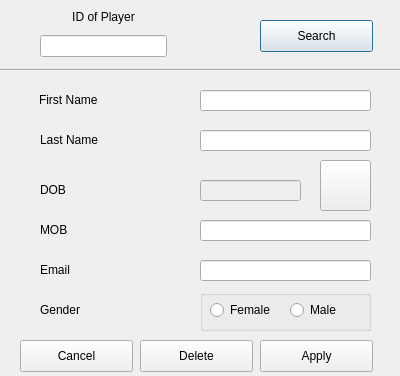
<?xml version="1.0" encoding="UTF-8"?>
<ui version="4.0">
 <class>EditPlayerDiag</class>
 <widget class="QDialog" name="EditPlayerDiag">
  <property name="geometry">
   <rect>
    <x>0</x>
    <y>0</y>
    <width>400</width>
    <height>376</height>
   </rect>
  </property>
  <property name="windowTitle">
   <string>Dialog</string>
  </property>
  <widget class="QLabel" name="label_3">
   <property name="geometry">
    <rect>
     <x>40</x>
     <y>180</y>
     <width>121</width>
     <height>20</height>
    </rect>
   </property>
   <property name="text">
    <string>DOB</string>
   </property>
  </widget>
  <widget class="QLineEdit" name="lName">
   <property name="geometry">
    <rect>
     <x>200</x>
     <y>130</y>
     <width>171</width>
     <height>21</height>
    </rect>
   </property>
  </widget>
  <widget class="QLineEdit" name="email">
   <property name="geometry">
    <rect>
     <x>200</x>
     <y>260</y>
     <width>171</width>
     <height>21</height>
    </rect>
   </property>
  </widget>
  <widget class="QLabel" name="label_2">
   <property name="geometry">
    <rect>
     <x>40</x>
     <y>130</y>
     <width>121</width>
     <height>20</height>
    </rect>
   </property>
   <property name="text">
    <string>Last Name</string>
   </property>
  </widget>
  <widget class="QLabel" name="label_6">
   <property name="geometry">
    <rect>
     <x>40</x>
     <y>300</y>
     <width>121</width>
     <height>20</height>
    </rect>
   </property>
   <property name="text">
    <string>Gender</string>
   </property>
  </widget>
  <widget class="QPushButton" name="apply">
   <property name="geometry">
    <rect>
     <x>260</x>
     <y>340</y>
     <width>113</width>
     <height>32</height>
    </rect>
   </property>
   <property name="autoFillBackground">
    <bool>false</bool>
   </property>
   <property name="text">
    <string>Apply</string>
   </property>
   <property name="autoDefault">
    <bool>false</bool>
   </property>
   <property name="default">
    <bool>true</bool>
   </property>
   <property name="flat">
    <bool>false</bool>
   </property>
  </widget>
  <widget class="QPushButton" name="cancel">
   <property name="geometry">
    <rect>
     <x>20</x>
     <y>340</y>
     <width>113</width>
     <height>32</height>
    </rect>
   </property>
   <property name="text">
    <string>Cancel</string>
   </property>
  </widget>
  <widget class="QLineEdit" name="fName">
   <property name="geometry">
    <rect>
     <x>200</x>
     <y>90</y>
     <width>171</width>
     <height>21</height>
    </rect>
   </property>
  </widget>
  <widget class="QLabel" name="label">
   <property name="geometry">
    <rect>
     <x>39</x>
     <y>90</y>
     <width>121</width>
     <height>20</height>
    </rect>
   </property>
   <property name="text">
    <string>First Name</string>
   </property>
  </widget>
  <widget class="QGroupBox" name="gender">
   <property name="geometry">
    <rect>
     <x>200</x>
     <y>290</y>
     <width>171</width>
     <height>41</height>
    </rect>
   </property>
   <property name="title">
    <string/>
   </property>
   <property name="alignment">
    <set>Qt::AlignCenter</set>
   </property>
   <widget class="QRadioButton" name="female">
    <property name="geometry">
     <rect>
      <x>10</x>
      <y>10</y>
      <width>71</width>
      <height>20</height>
     </rect>
    </property>
    <property name="text">
     <string>Female</string>
    </property>
   </widget>
   <widget class="QRadioButton" name="male">
    <property name="geometry">
     <rect>
      <x>90</x>
      <y>10</y>
      <width>71</width>
      <height>20</height>
     </rect>
    </property>
    <property name="text">
     <string>Male</string>
    </property>
   </widget>
  </widget>
  <widget class="QLineEdit" name="mob">
   <property name="geometry">
    <rect>
     <x>200</x>
     <y>220</y>
     <width>171</width>
     <height>21</height>
    </rect>
   </property>
  </widget>
  <widget class="QLabel" name="label_5">
   <property name="geometry">
    <rect>
     <x>40</x>
     <y>260</y>
     <width>121</width>
     <height>20</height>
    </rect>
   </property>
   <property name="text">
    <string>Email</string>
   </property>
  </widget>
  <widget class="QLabel" name="label_4">
   <property name="geometry">
    <rect>
     <x>40</x>
     <y>220</y>
     <width>121</width>
     <height>20</height>
    </rect>
   </property>
   <property name="text">
    <string>MOB</string>
   </property>
  </widget>
  <widget class="Line" name="line">
   <property name="geometry">
    <rect>
     <x>-3</x>
     <y>60</y>
     <width>411</width>
     <height>20</height>
    </rect>
   </property>
   <property name="orientation">
    <enum>Qt::Horizontal</enum>
   </property>
  </widget>
  <widget class="QPushButton" name="search">
   <property name="geometry">
    <rect>
     <x>260</x>
     <y>20</y>
     <width>113</width>
     <height>32</height>
    </rect>
   </property>
   <property name="autoFillBackground">
    <bool>false</bool>
   </property>
   <property name="text">
    <string>Search</string>
   </property>
   <property name="autoDefault">
    <bool>false</bool>
   </property>
   <property name="default">
    <bool>true</bool>
   </property>
   <property name="flat">
    <bool>false</bool>
   </property>
  </widget>
  <widget class="QPushButton" name="deleteButton">
   <property name="geometry">
    <rect>
     <x>140</x>
     <y>340</y>
     <width>113</width>
     <height>32</height>
    </rect>
   </property>
   <property name="autoFillBackground">
    <bool>true</bool>
   </property>
   <property name="text">
    <string>Delete</string>
   </property>
  </widget>
  <widget class="QLineEdit" name="dob">
   <property name="enabled">
    <bool>false</bool>
   </property>
   <property name="geometry">
    <rect>
     <x>200</x>
     <y>180</y>
     <width>101</width>
     <height>21</height>
    </rect>
   </property>
   <property name="acceptDrops">
    <bool>false</bool>
   </property>
  </widget>
  <widget class="QPushButton" name="cal">
   <property name="geometry">
    <rect>
     <x>320</x>
     <y>160</y>
     <width>51</width>
     <height>51</height>
    </rect>
   </property>
   <property name="styleSheet">
    <string notr="true">border-image: url(:/calendar-1559935_960_720.png);</string>
   </property>
   <property name="text">
    <string/>
   </property>
  </widget>
  <widget class="QWidget" name="">
   <property name="geometry">
    <rect>
     <x>40</x>
     <y>10</y>
     <width>127</width>
     <height>47</height>
    </rect>
   </property>
   <layout class="QVBoxLayout" name="verticalLayout">
    <item>
     <widget class="QLabel" name="label_7">
      <property name="text">
       <string>ID of Player</string>
      </property>
      <property name="alignment">
       <set>Qt::AlignHCenter|Qt::AlignTop</set>
      </property>
     </widget>
    </item>
    <item>
     <widget class="QLineEdit" name="id"/>
    </item>
   </layout>
  </widget>
 </widget>
 <tabstops>
  <tabstop>id</tabstop>
  <tabstop>search</tabstop>
  <tabstop>fName</tabstop>
  <tabstop>lName</tabstop>
  <tabstop>dob</tabstop>
  <tabstop>cal</tabstop>
  <tabstop>mob</tabstop>
  <tabstop>email</tabstop>
  <tabstop>female</tabstop>
  <tabstop>male</tabstop>
  <tabstop>cancel</tabstop>
  <tabstop>deleteButton</tabstop>
  <tabstop>apply</tabstop>
 </tabstops>
 <resources/>
 <connections/>
</ui>
